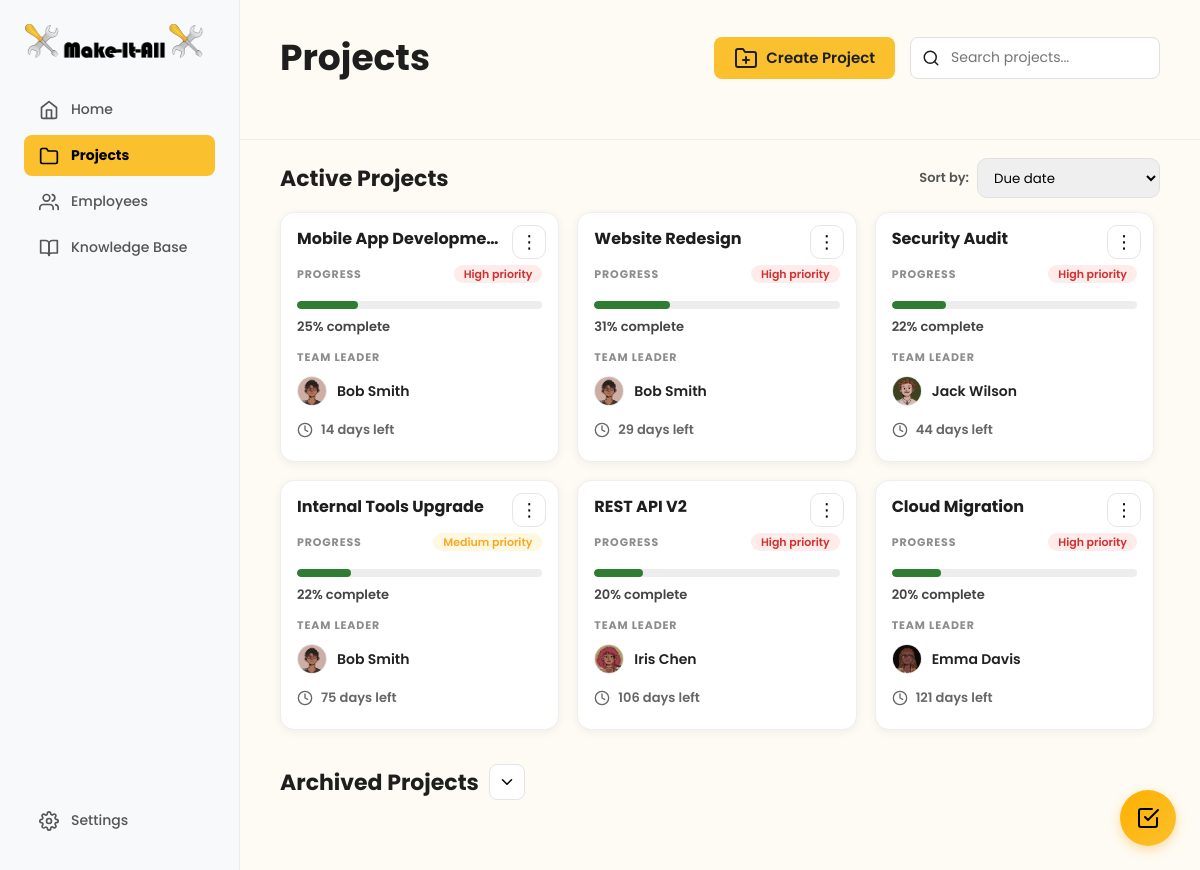
The page /user/project/projects-overview.php on the database its author committed.
### tables this page shows
CREATE TABLE projects (
    project_id INT AUTO_INCREMENT PRIMARY KEY,
    project_name VARCHAR(255) NOT NULL,
    description TEXT,
    created_by INT NOT NULL COMMENT 'Manager who created the project',
    team_leader_id INT NULL COMMENT 'Assigned team leader',
    start_date DATE NOT NULL,
    deadline DATE NOT NULL,
    estimated_completion_date DATE NULL COMMENT 'Calculated based on velocity',
    completed_date DATE NULL,
    status ENUM('planning', 'active', 'on_hold', 'completed', 'archived') DEFAULT 'active',
    priority ENUM('low', 'medium', 'high') DEFAULT 'medium',
    completion_percentage DECIMAL(5,2) DEFAULT 0.00,
    overdue_tasks_count INT DEFAULT 0,
    resource_level ENUM('sufficient', 'tight', 'under_resourced') DEFAULT 'sufficient',
    created_at TIMESTAMP DEFAULT CURRENT_TIMESTAMP,
    updated_at TIMESTAMP DEFAULT CURRENT_TIMESTAMP ON UPDATE CURRENT_TIMESTAMP,
    archived_at TIMESTAMP NULL,
    FOREIGN KEY (created_by) REFERENCES users(user_id) ON DELETE RESTRICT,
    FOREIGN KEY (team_leader_id) REFERENCES users(user_id) ON DELETE SET NULL,
    INDEX idx_status (status),
    INDEX idx_created_by (created_by),
    INDEX idx_team_leader (team_leader_id),
    INDEX idx_deadline (deadline),
    INDEX idx_priority (priority)
);

CREATE TABLE users (
    user_id INT AUTO_INCREMENT PRIMARY KEY,
    email VARCHAR(255) NOT NULL UNIQUE,
    password_hash VARCHAR(255) NULL COMMENT 'NULL for non-registered employees',
    is_registered BOOLEAN DEFAULT FALSE,
    first_name VARCHAR(100) NOT NULL,
    last_name VARCHAR(100) NOT NULL,
    profile_picture VARCHAR(255) DEFAULT '/default-avatar.png',
    role ENUM('manager', 'team_leader', 'team_member', 'technical_specialist') NOT NULL DEFAULT 'team_member',
    department VARCHAR(100),
    specialties TEXT COMMENT 'JSON array: ["Frontend", "React", "UX Design"]',
    manager_id INT NULL COMMENT 'Self-referencing FK - who manages this user',
    is_active BOOLEAN DEFAULT TRUE,
    last_login TIMESTAMP NULL,
    created_at TIMESTAMP DEFAULT CURRENT_TIMESTAMP,
    updated_at TIMESTAMP DEFAULT CURRENT_TIMESTAMP ON UPDATE CURRENT_TIMESTAMP,
    FOREIGN KEY (manager_id) REFERENCES users(user_id) ON DELETE SET NULL,
    INDEX idx_email (email),
    INDEX idx_role (role),
    INDEX idx_manager (manager_id),
    INDEX idx_is_registered (is_registered),
    INDEX idx_is_active (is_active)
);

### user/project/projects-overview.php (the view, shortened to what this page needs)
<?php
$database = new Database();
$db = $database->getConnection();
$isLoggedIn = isset($_SESSION['role'], $_SESSION['email'], $_SESSION['user_id']);
if (!$isLoggedIn) {
  $role = 'manager';
  $isManager = true;
  $currentUserId = 1;
} else {
  $role = $_SESSION['role'];
  $isManager = ($role === 'manager');
  $currentUserId = $_SESSION['user_id'];
}
function daysLeft(?string $estimated, ?string $deadline): ?int
{
  $target = $estimated ?: $deadline;
  $today = new DateTime('today');
  $targetDate = new DateTime($target);
  $diff = $today->diff($targetDate);
  return (int)$diff->format('%r%a');
}
$activeSql = "
  SELECT DISTINCT
    p.project_id,
    p.project_name,
    p.description,
    p.team_leader_id,
    p.status,
    p.priority,
    p.deadline,
    p.estimated_completion_date,
    -- live progress (doesn't rely on stored completion_percentage)
    COALESCE(tp.completion_percentage, 0) AS completion_percentage,
    u.first_name AS leader_first_name,
    u.last_name  AS leader_last_name,
    u.profile_picture AS leader_picture
  FROM projects p
  LEFT JOIN users u ON p.team_leader_id = u.user_id
  LEFT JOIN project_members pm ON pm.project_id = p.project_id
  --  task progress subquery (1 row per project)
  LEFT JOIN (
    SELECT
      project_id,
      ROUND(
        (SUM(CASE WHEN status = 'completed' THEN 1 ELSE 0 END) * 100.0) / NULLIF(COUNT(*), 0),
        2
      ) AS completion_percentage
    FROM tasks
    GROUP BY project_id
  ) tp ON tp.project_id = p.project_id
  WHERE p.status IN ('active','planning','on_hold','completed')
    AND p.status <> 'archived'
    AND (
      p.created_by = :uid
      OR p.team_leader_id = :uid
      OR pm.user_id = :uid
    )
  ORDER BY p.deadline ASC
";
$activeStmt = $db->prepare($activeSql);
$activeStmt->execute([':uid' => $currentUserId]);
$activeProjects = $activeStmt->fetchAll(PDO::FETCH_ASSOC);
?>
<!DOCTYPE html>
<html lang="en">
<head>
  <link rel="stylesheet" href="../dashboard.css">
  <link rel="stylesheet" href="projects-overview.css">
</head>
<body id="projects-overview-page">
  <?php include '../to-do/todo_widget.php'; ?>
  <div class="dashboard-container">
    <nav class="sidebar">
      <div class="nav-top">
        <div class="logo-container">
          <img src="../logo.png" alt="Make-It-All Logo" class="logo-icon">
        </div>
        <ul class="nav-main">
          <?php if ($role === 'manager' || $role === 'team_leader'): ?>
            <li><a href="../home/home.php"><i data-feather="home"></i>Home</a></li>
          <?php endif; ?>
          <li class="active-parent"><a href="projects-overview.php"><i data-feather="folder"></i>Projects</a></li>
          <?php if ($role === 'manager'): ?>
            <li><a href="../employees/employee-directory.php"><i data-feather="users"></i>Employees</a></li>
          <?php endif; ?>
          <li><a href="../knowledge-base/knowledge-base.html"><i data-feather="book-open"></i>Knowledge Base</a></li>
        </ul>
      </div>
      <div class="nav-footer">
        <ul>
          <li><a href="../settings.php"><i data-feather="settings"></i>Settings</a></li>
        </ul>
      </div>
    </nav>
    <main class="main-content">
      <header class="projects-header">
        <h1>Projects</h1>
        <div class="projects-controls">
          <?php if ($isManager): ?>
            <div>
              <a href="../home/create-project.php" class="create-new-project-button">
                <i data-feather="folder-plus"></i>
                Create Project
              </a>
            </div>
          <?php endif; ?>
          <div class="search-bar">
            <input type="text" id="project-search" placeholder="Search projects..." autocomplete="off">
          </div>
        </div>
      </header>
      <section class="projects-section" id="active-section">
        <div class="section-top">
          <h2 class="active-projects-title">Active Projects</h2>
          <div class="sort-wrap">
            <span class="sort-label">Sort by:</span>
            <select class="sort-dropdown" id="sortProjects">
              <option value="due">Due date</option>
            </select>
          </div>
        </div>
        <div class="projects-grid-scroll">
          <div class="projects-grid">
            <?php if (count($activeProjects) === 0): ?>
              <div class="empty-state">
                <i data-feather="inbox"></i>
                <p>No current active projects</p>
              </div>
            <?php else: ?>
              <?php foreach ($activeProjects as $p): ?>
                <?php
                $progress = (float)($p['completion_percentage'] ?? 0);
                $days = daysLeft($p['estimated_completion_date'] ?? null, $p['deadline'] ?? null);
                $leaderName = trim(($p['leader_first_name'] ?? '') . ' ' . ($p['leader_last_name'] ?? ''));
                $avatar = $p['leader_picture'] ?? '';
                $status = $p['status'] ?? '';
                if ($status === 'completed') {
                  $dateText = 'Completed';
                  $dateClass = 'days-pill is-completed';
                } elseif ($days === null) {
                  $dateText = 'No date set';
                  $dateClass = 'days-pill';
                } elseif ($days < 0) {
                  $dateText = abs($days) . ' days overdue';
                  $dateClass = 'days-pill is-overdue';
                } elseif ($days === 0) {
                  $dateText = 'Due today';
                  $dateClass = 'days-pill is-due';
                } else {
                  $dateText = $days . ' days left';
                  $dateClass = 'days-pill';
                }
                $priority = strtolower($p['priority'] ?? 'medium');
                ?>
                <article
                  class="project-card"
                  data-name="<?= strtolower(htmlspecialchars($p['project_name'])) ?>"
                  data-progress="<?= (int)$progress ?>"
                  data-deadline="<?= htmlspecialchars($p['deadline'] ?? '') ?>"
                  data-project-id="<?= htmlspecialchars($p['project_id'] ?? '') ?>"
                  data-deadline-text="<?= htmlspecialchars($dateText) ?>"
                  data-deadline-class="<?= htmlspecialchars($dateClass) ?>"
                  data-priority="<?= htmlspecialchars($priority) ?>"
                  data-description="<?= htmlspecialchars($p['description'] ?? '') ?>"
                  data-team-leader-id="<?= htmlspecialchars($p['team_leader_id'] ?? '') ?>"
                  data-team-leader-name="<?= htmlspecialchars($leaderName) ?>">
                  <?php if ($isManager): ?>
                    <div class="card-menu">
                      <button class="card-menu-btn" type="button" aria-label="Project actions">
                        ⋮
                      </button>
                    </div>
                  <?php endif; ?>
                  <h3 class="project-title"><?= htmlspecialchars($p['project_name']) ?></h3>
                  <div class="progress-head">
                    <span class="small-label">PROGRESS</span>
                    <span class="priority-pill priority-<?= htmlspecialchars($priority) ?>">
                      <?= ucfirst(htmlspecialchars($priority)) ?> priority
                    </span>
                  </div>
                  <div class="progress-track" aria-hidden="true">
                    <div class="progress-fill" style="width: <?= (int)round($progress) ?>%;"></div>
                  </div>
                  <div class="progress-text"><?= (int)round($progress) ?>% complete</div>
                  <div class="small-label leader-label">TEAM LEADER</div>
                  <div class="leader-row">
                    <?php if (!empty($avatar)): ?>
                      <img class="leader-avatar" src="<?= htmlspecialchars($avatar) ?>" alt="Leader pfp">
                    <?php else: ?>
                      <div class="leader-avatar leader-avatar--default" aria-hidden="true">
                        <i data-feather="user"></i>
                      </div>
                    <?php endif; ?>
                    <span class="leader-name"><?= htmlspecialchars($leaderName) ?></span>
                  </div>
                  <div class="card-footer">
                    <div class="<?= $dateClass ?>">
                      <i data-feather="clock"></i>
                      <span><?= htmlspecialchars($dateText) ?></span>
                    </div>
                  </div>
                </article>
              <?php endforeach; ?>
            <?php endif; ?>
          </div>
        </div>
      </section>
      <?php if ($isManager): ?>
        <section class="projects-section" id="archived-section">
          <div class="section-top">
            <div class="section-title-with-toggle">
              <h2>Archived Projects</h2>
              <button type="button" id="jumpToArchived" class="archive-jump-btn">
                <i data-feather="chevron-down"></i>
              </button>
            </div>
          </div>
        </section>
      <?php endif; ?>
    </main>
  </div>
</body>
</html>

### user/dashboard.css (style rules this page uses)
html, body { height: 100%; }
body { background: #FEFBF4; font-family: 'Poppins', sans-serif; margin: 0; height: 100vh; color: #1E1E1E; overflow: hidden; }
* { box-sizing: border-box; }
a { color: #1E1E1E; transition: color 0.2s ease; }
.dashboard-container { display: flex; width: 100%; height: 100vh; }
.sidebar { width: 240px; flex-shrink: 0; background: #F8F9FA; padding: 24px; display: flex; flex-direction: column; justify-content: space-between; border-right: 1px solid #EAECEE; }
.logo-container { display: flex; align-items: center; gap: 8px; font-size: 20px; font-weight: 700; margin-bottom: 30px; }
.logo-icon { width: 180px; height: 35px; }
.sidebar ul { list-style: none; padding: 0; margin: 0; }
.sidebar ul a { display: flex; align-items: center; gap: 12px; padding: 10px 15px; text-decoration: none; color: #555; font-weight: 500; border-radius: 8px; margin-bottom: 5px; font-size: 14px; }
.sidebar ul a svg { width: 20px; height: 20px; }
.sidebar ul.nav-main>li.active-parent>a { background: #FBC02D; color: black; font-weight: 700; }
.main-content { flex: 1; padding: 0; display: flex; flex-direction: column; min-height: 0; overflow-y: auto; height: 100vh; }

### rows shown on the page
projects: project_name "Mobile App Developme…", priority "High", progress "25", team_leader.profile_picture (picture), team_leader.last_name "Bob Smith", dateText "14 days left"
projects: project_name "Website Redesign", priority "High", progress "31", team_leader.profile_picture (picture), team_leader.last_name "Bob Smith", dateText "29 days left"
projects: project_name "Security Audit", priority "High", progress "22", team_leader.profile_picture (picture), team_leader.last_name "Jack Wilson", dateText "44 days left"
projects: project_name "Internal Tools Upgrade", priority "Medium", progress "22", team_leader.profile_picture (picture), team_leader.last_name "Bob Smith", dateText "75 days left"
projects: project_name "REST API V2", priority "High", progress "20", team_leader.profile_picture (picture), team_leader.last_name "Iris Chen", dateText "106 days left"
projects: project_name "Cloud Migration", priority "High", progress "20", team_leader.profile_picture (picture), team_leader.last_name "Emma Davis", dateText "121 days left"
